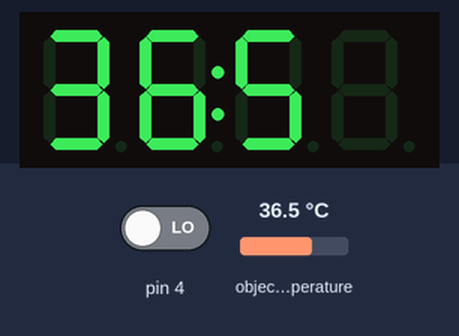
Recording of a sketch running on a simulated Arduino Uno, built with avr-gcc and run on an emulated ATmega328P. On the bench: 4-digit seven-segment display. The test bench sets the inputs (shaded band); at power-on: object temperature 36.5 °C, pin 4 LOW.

Above: at 1.2 s.
1.3 s: object temperature set to 20 °C
At 2.3 s:
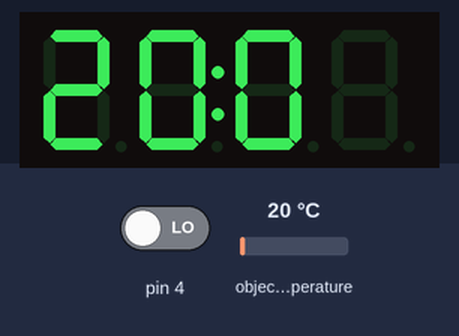
2.8 s: object temperature set to 26 °C
At 4.0 s:
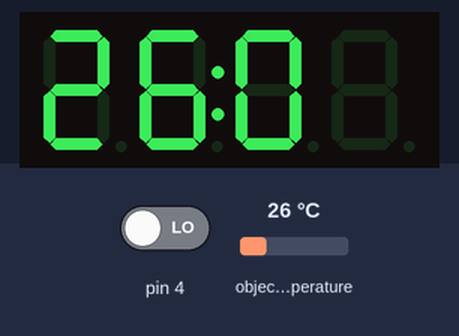
4.3 s: object temperature set to 32 °C
At 4.9 s:
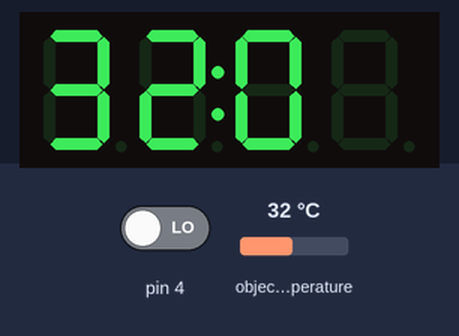
Timing chart, 0 to 7.3 s (numbered marks = the images above; inputs shaded):
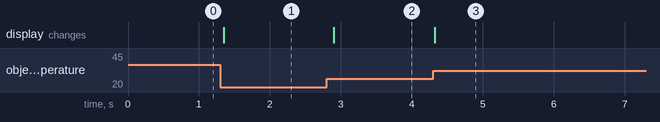

The sketch:

sketch_feb09a.ino
```cpp
#include <Wire.h>
#include <Adafruit_MLX90614.h>
#include <TM1637Display.h>


Adafruit_MLX90614 mlx = Adafruit_MLX90614();

// 設定 TM1637 接腳
#define CLK 2
#define DIO 3

TM1637Display display(CLK, DIO);
boolean colon = true ;
int t = 0;

void setup()
{
  pinMode(3,INPUT);
  display.setBrightness(0x0f);
  uint8_t data[] = {0x0,0x0,0x0,0x0};
  display.setSegments(data);
  mlx.begin();
}

void loop()
{
  t = mlx.readObjectTempC()*10;
  display.showNumberDecEx(t,(0x80 >> 1),true ,3 ,0);
  delay(100);
  if(digitalRead(4) == HIGH){
    delay(3000);
  }
}
```

Measured:
- after the input at 1.3 s, the display: changes after 0.05 s (image 1)
- after the input at 2.8 s, the display: changes after 0.10 s (image 2)
- after the input at 4.3 s, the display: changes at once (image 3)
